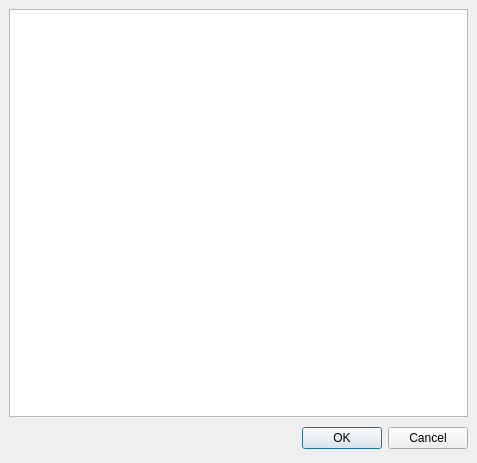
<ui version="4.0" >
 <author></author>
 <comment></comment>
 <exportmacro></exportmacro>
 <class>ConfigPlugin</class>
 <widget class="QDialog" name="ConfigPlugin" >
  <property name="geometry" >
   <rect>
    <x>0</x>
    <y>0</y>
    <width>477</width>
    <height>463</height>
   </rect>
  </property>
  <property name="windowTitle" >
   <string>Configurar Marcos </string>
  </property>
  <layout class="QGridLayout" >
   <property name="margin" >
    <number>9</number>
   </property>
   <property name="spacing" >
    <number>6</number>
   </property>
   <item row="0" column="0" >
    <widget class="QListWidget" name="lw_frames" >
     <property name="viewMode" >
      <enum>QListView::IconMode</enum>
     </property>
    </widget>
   </item>
   <item row="1" column="0" >
    <layout class="QHBoxLayout" >
     <property name="margin" >
      <number>0</number>
     </property>
     <property name="spacing" >
      <number>6</number>
     </property>
     <item>
      <spacer>
       <property name="orientation" >
        <enum>Qt::Horizontal</enum>
       </property>
       <property name="sizeHint" >
        <size>
         <width>131</width>
         <height>31</height>
        </size>
       </property>
      </spacer>
     </item>
     <item>
      <widget class="QPushButton" name="okButton" >
       <property name="text" >
        <string>OK</string>
       </property>
      </widget>
     </item>
     <item>
      <widget class="QPushButton" name="cancelButton" >
       <property name="text" >
        <string>Cancel</string>
       </property>
      </widget>
     </item>
    </layout>
   </item>
  </layout>
 </widget>
 <pixmapfunction></pixmapfunction>
 <resources/>
 <connections>
  <connection>
   <sender>okButton</sender>
   <signal>clicked()</signal>
   <receiver>ConfigPlugin</receiver>
   <slot>accept()</slot>
   <hints>
    <hint type="sourcelabel" >
     <x>278</x>
     <y>253</y>
    </hint>
    <hint type="destinationlabel" >
     <x>96</x>
     <y>254</y>
    </hint>
   </hints>
  </connection>
  <connection>
   <sender>cancelButton</sender>
   <signal>clicked()</signal>
   <receiver>ConfigPlugin</receiver>
   <slot>reject()</slot>
   <hints>
    <hint type="sourcelabel" >
     <x>369</x>
     <y>253</y>
    </hint>
    <hint type="destinationlabel" >
     <x>179</x>
     <y>282</y>
    </hint>
   </hints>
  </connection>
 </connections>
</ui>
